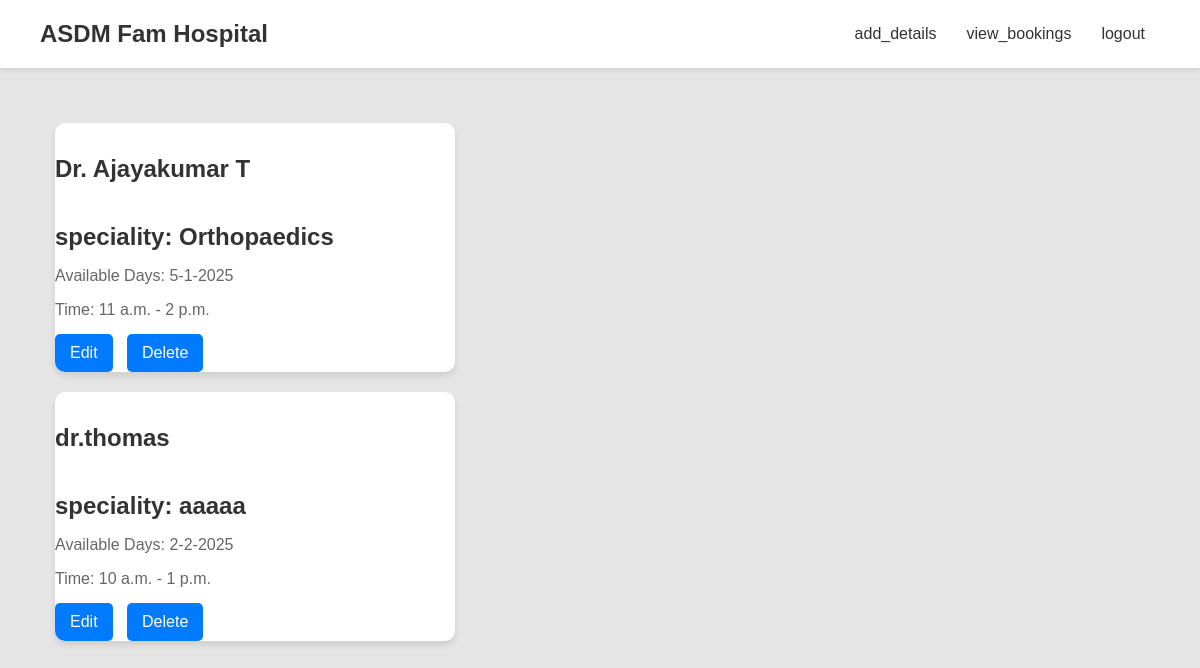
/admin_home (signed in), run on an earlier commit of the app's database.
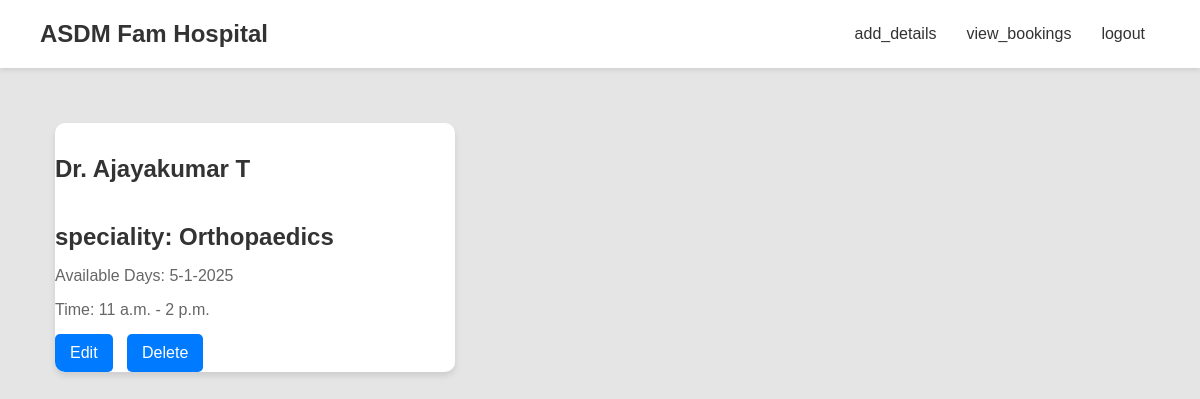
And on a later commit of the database.
### app/models.py (models this page shows)
class Doctor(models.Model):
    pid=models.TextField()
    name = models.TextField()
    specialty = models.CharField(max_length=100)
    contact_number = models.CharField(max_length=15)
    available_days = models.CharField(max_length=100)
    available_time_start = models.TimeField()
    available_time_end = models.TimeField()

### app/views.py (the view)
# urls.py: path('admin_home',views.admin_home),
def admin_home(req):
    if 'admin' in req.session:
        data=Doctor.objects.all()
        return render(req,'admin/home.html',{'Doctor':data})
    else:
       return redirect(doctor_appointment_login)

### templates/admin/home.html (shortened to what this page needs)
<!DOCTYPE html>
<html lang="en">
<head>
  {% load static %}
</head>
<body>
    <header>
        <div class="logo">ASDM Fam Hospital</div>
        <nav>
            <ul>
                <li><a href="add_details">add_details</a></li>
                <li><a href="view_bookings">view_bookings</a></li>
                <li><a href="logout">logout</a></li>
            </ul>
        </nav>
    </header>
<body>
    <div class="container mt-3">
        <div class="row">
          {% for pro in Doctor %}
            <div class="card" style="width: 400px; margin-bottom: 20px;">
                <h4 class="card-title">{{pro.name }}</h4>
                <h5 class="card-title">speciality: {{pro.specialty }}</h5>
                <p class="card-text">Available Days: {{pro.available_days }}</p>
                <p class="card-text">Time: {{pro.available_time_start }} - {{pro.available_time_end }}</p>
                <a href="edit_details/{{pro.pk }}" class="btn btn-primary">Edit</a>
                <a href="delete_details/{{pro.pk }}" class="btn btn-primary">Delete</a>
              </div>
            </div>
          {% endfor %}
        </div>
</body>
</html>

### templates/admin/home.html (style rules this page uses)
body { margin: 0; padding: 0; font-family: Arial, sans-serif; background-color: #e5e5e5; color: #333; }
header { display: flex; justify-content: space-between; align-items: center; padding: 20px 40px; background-color: #fff; box-shadow: 0 2px 5px rgba(0, 0, 0, 0.1); }
header .logo { font-size: 1.5rem; font-weight: bold; color: #333; }
header nav ul { list-style: none; padding: 0; margin: 0; display: flex; }
header nav ul li { margin: 0 15px; }
header nav ul li a { text-decoration: none; color: #333; font-size: 1rem; transition: color 0.3s; }
.container { padding: 40px; }
.card { margin: 15px; box-shadow: 0 4px 6px rgba(0, 0, 0, 0.1); border-radius: 10px; overflow: hidden; background-color: #fff; }
.card-title { font-size: 1.5rem; margin-bottom: 10px; }
.card-text { font-size: 1rem; color: #666; margin-bottom: 15px; }
.btn-primary { display: inline-block; padding: 10px 15px; background-color: #007bff; color: #fff; text-decoration: none; border-radius: 5px; margin-right: 10px; transition: background-color 0.3s; }

What changed in the data, as far as the page shows it:
removed Doctor: name "dr.thomas", specialty "aaaaa", available_days "2-2-2025", available_time_start "10 a.m.", available_time_end "1 p.m."
